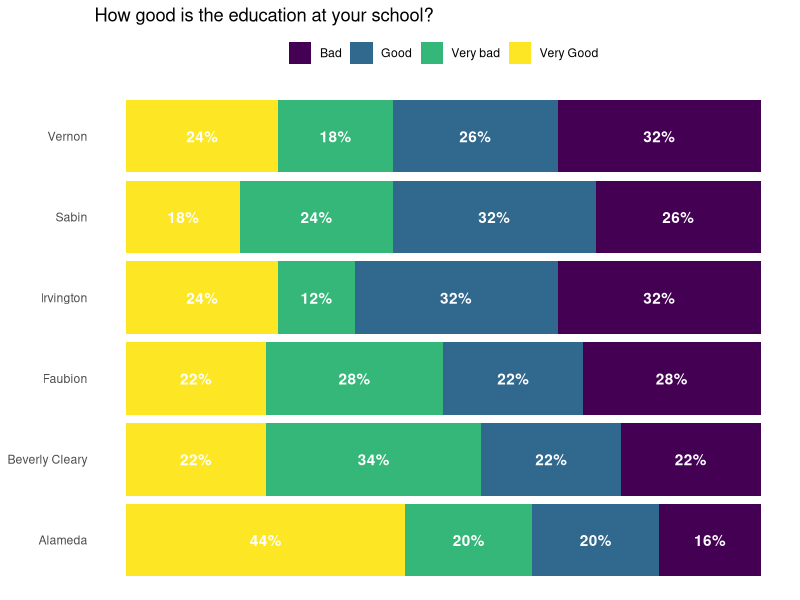
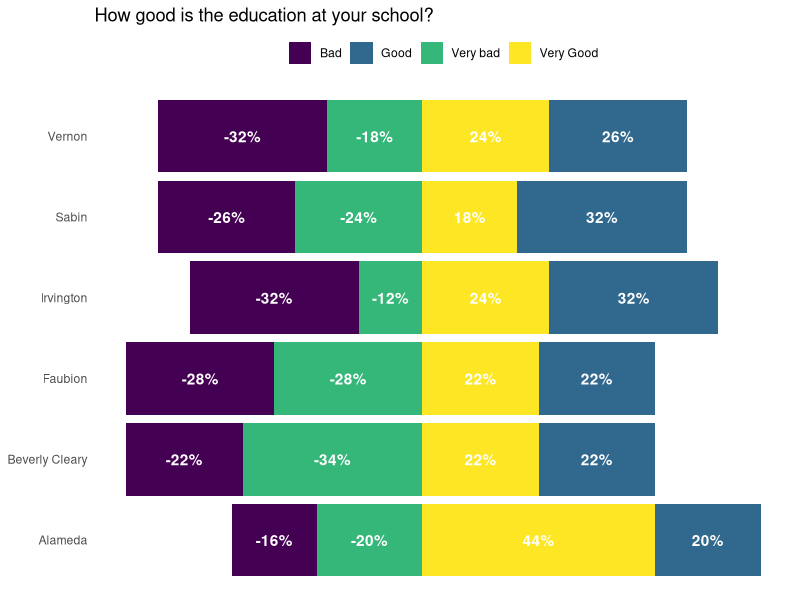
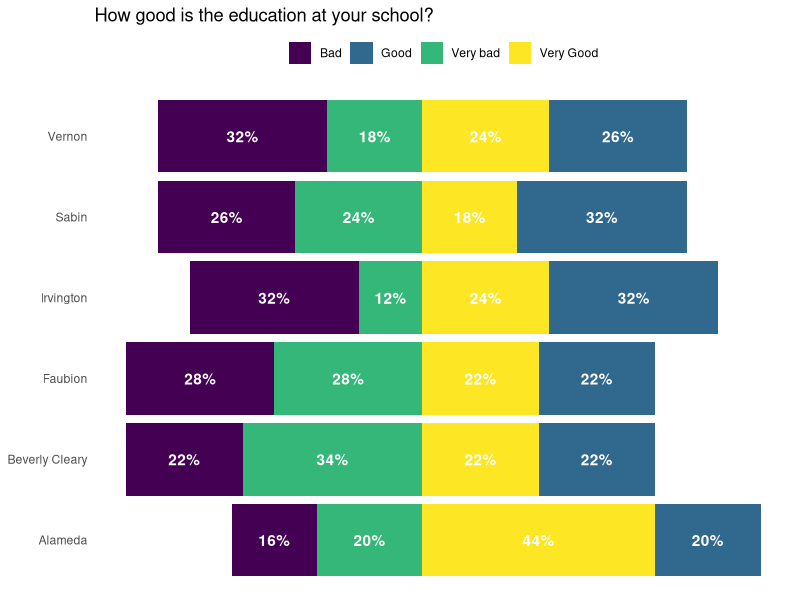
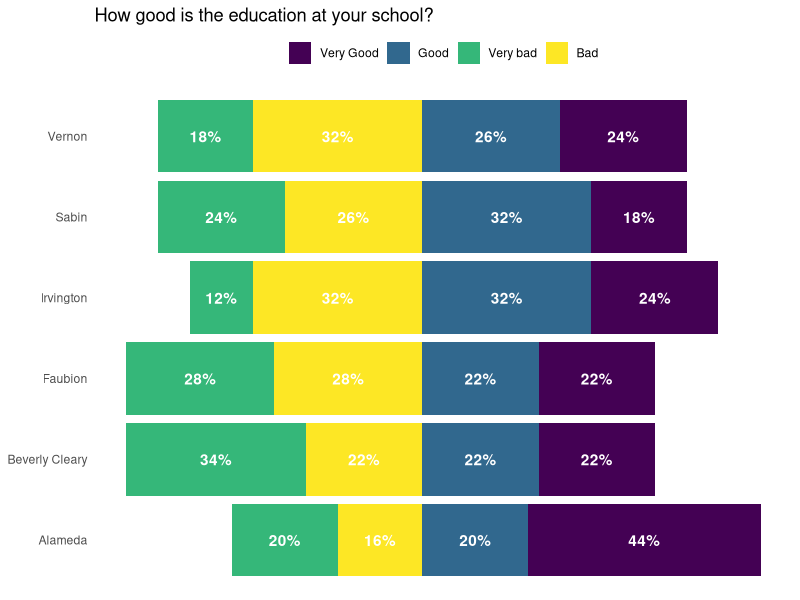
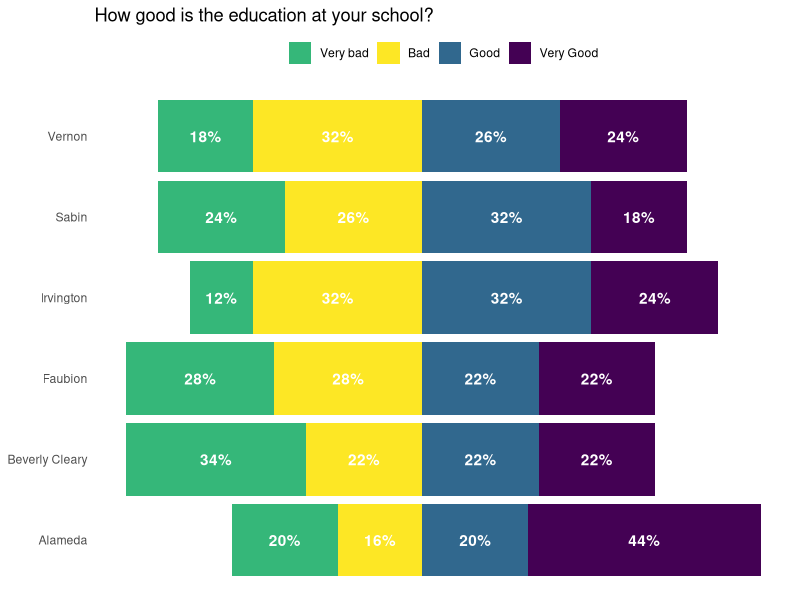
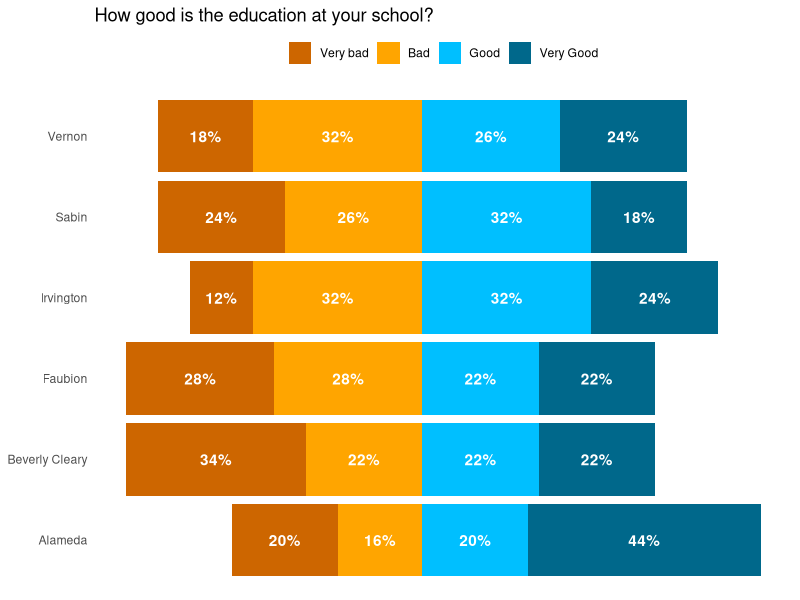

Here is the R script that generated these plots, in order:
## ---- chunk 1
library(tidyverse)
library(scales)
## ---- chunk 2
set.seed(1234)

school_quality <-
  tibble(
    id = seq(1, 300, 1),
    school = rep(c(
      "Sabin", "Vernon", "Faubion", "Irvington", "Alameda", "Beverly Cleary"
    ), 50),
    opinion = sample(c("Very bad", "Bad", "Good", "Very Good"), 300, replace = TRUE)
  )

school_quality
## ---- chunk 3
school_quality_summary <- school_quality %>% 
  group_by(school, opinion) %>% 
  count(name = "n_answers") %>% 
  group_by(school) %>% 
  mutate(percent_answers = n_answers / sum(n_answers)) %>% 
  ungroup() %>% 
  mutate(percent_answers_label = percent(percent_answers, accuracy = 1))

school_quality_summary
## ---- chunk 4
school_quality_summary %>%
  ggplot(aes(x = school, 
             y = percent_answers,
             fill = opinion)) +
  geom_col() +
  geom_text(
    aes(label = percent_answers_label),
    position = position_stack(vjust = 0.5),
    color = "white",
    fontface = "bold"
  ) +
  coord_flip() +
  scale_x_discrete() +
  scale_fill_viridis_d() +
  labs(title = "How good is the education at your school?",
       x = NULL,
       fill = NULL) +
  theme_minimal() +
  theme(axis.text.x = element_blank(),
        axis.title.x = element_blank(),
        panel.grid = element_blank(),
        legend.position = "top")
## ---- chunk 5
school_quality_summary_diverging <- school_quality_summary %>%
  mutate(percent_answers = if_else(opinion %in% c("Very Good", "Good"), percent_answers, -percent_answers)) %>% 
  mutate(percent_answers_label = percent(percent_answers, accuracy = 1))

school_quality_summary_diverging
## ---- chunk 6
school_quality_summary_diverging %>%
  ggplot(aes(x = school, 
             y = percent_answers,
             fill = opinion)) +
  geom_col() +
  geom_text(
    aes(label = percent_answers_label),
    position = position_stack(vjust = 0.5),
    color = "white",
    fontface = "bold"
  ) +
  coord_flip() +
  scale_x_discrete() +
  scale_fill_viridis_d() +
  labs(title = "How good is the education at your school?",
       x = NULL,
       fill = NULL) +
  theme_minimal() +
  theme(axis.text.x = element_blank(),
        axis.title.x = element_blank(),
        panel.grid = element_blank(),
        legend.position = "top")
## ---- chunk 7
school_quality_summary_diverging_good_labels <- school_quality_summary_diverging %>%
  mutate(percent_answers_label = abs(percent_answers)) %>% 
  mutate(percent_answers_label = percent(percent_answers_label, accuracy = 1))

school_quality_summary_diverging_good_labels
## ---- chunk 8
school_quality_summary_diverging_good_labels %>% 
  ggplot(aes(x = school, 
             y = percent_answers,
             fill = opinion)) +
  geom_col() +
  geom_text(
    aes(label = percent_answers_label),
    position = position_stack(vjust = 0.5),
    color = "white",
    fontface = "bold"
  ) +
  coord_flip() +
  scale_x_discrete() +
  scale_fill_viridis_d() +
  labs(title = "How good is the education at your school?",
       x = NULL,
       fill = NULL) +
  theme_minimal() +
  theme(axis.text.x = element_blank(),
        axis.title.x = element_blank(),
        panel.grid = element_blank(),
        legend.position = "top")
## ---- chunk 9
school_quality_summary_diverging_right_order <- school_quality_summary_diverging_good_labels %>% 
  mutate(opinion = fct_relevel(opinion,
                               "Bad", "Very bad", "Good", "Very Good"),
         opinion = fct_rev(opinion)) 

school_quality_summary_diverging_right_order
## ---- chunk 10
school_quality_summary_diverging_right_order %>%
  ggplot(aes(x = school, 
             y = percent_answers,
             fill = opinion)) +
  geom_col() +
  geom_text(
    aes(label = scales::percent(abs(percent_answers), accuracy = 1)),
    position = position_stack(vjust = 0.5),
    color = "white",
    fontface = "bold"
  ) +
  coord_flip() +
  scale_x_discrete() +
  scale_fill_viridis_d() +
  labs(title = "How good is the education at your school?",
       x = NULL,
       fill = NULL) +
  theme_minimal() +
  theme(axis.text.x = element_blank(),
        axis.title.x = element_blank(),
        panel.grid = element_blank(),
        legend.position = "top")
## ---- chunk 11
school_quality_summary_diverging_right_order %>%
  ggplot(aes(x = school, 
             y = percent_answers,
             fill = opinion)) +
  geom_col() +
  geom_text(
    aes(label = percent_answers_label),
    position = position_stack(vjust = 0.5),
    color = "white",
    fontface = "bold"
  ) +
  coord_flip() +
  scale_x_discrete() +
  scale_fill_viridis_d(breaks = c("Very bad", "Bad", "Good", "Very Good")) +
  labs(title = "How good is the education at your school?",
       x = NULL,
       fill = NULL) +
  theme_minimal() +
  theme(axis.text.x = element_blank(),
        axis.title.x = element_blank(),
        panel.grid = element_blank(),
        legend.position = "top")
## ---- chunk 12
school_quality_summary_diverging_right_order %>%
  ggplot(aes(x = school, 
             y = percent_answers,
             fill = opinion)) +
  geom_col() +
  geom_text(
    aes(label = percent_answers_label),
    position = position_stack(vjust = 0.5),
    color = "white",
    fontface = "bold"
  ) +
  coord_flip() +
  scale_x_discrete() +
  scale_fill_manual(breaks = c("Very bad", "Bad", "Good", "Very Good"),
                    values = c(
                      "Very bad" = "darkorange3",
                      "Bad" = "orange",
                      "Good" = "deepskyblue",
                      "Very Good" = "deepskyblue4"
                    )) +
  labs(title = "How good is the education at your school?",
       x = NULL,
       fill = NULL) +
  theme_minimal() +
  theme(axis.text.x = element_blank(),
        axis.title.x = element_blank(),
        panel.grid = element_blank(),
        legend.position = "top")
